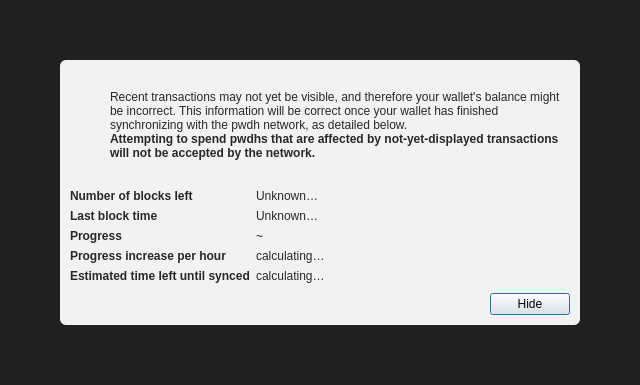
<?xml version="1.0" encoding="UTF-8"?>
<ui version="4.0">
 <class>ModalOverlay</class>
 <widget class="QWidget" name="ModalOverlay">
  <property name="geometry">
   <rect>
    <x>0</x>
    <y>0</y>
    <width>640</width>
    <height>385</height>
   </rect>
  </property>
  <property name="windowTitle">
   <string>Form</string>
  </property>
  <layout class="QVBoxLayout" name="verticalLayout" stretch="0">
   <property name="sizeConstraint">
    <enum>QLayout::SetDefaultConstraint</enum>
   </property>
   <property name="leftMargin">
    <number>0</number>
   </property>
   <property name="topMargin">
    <number>0</number>
   </property>
   <property name="rightMargin">
    <number>0</number>
   </property>
   <property name="bottomMargin">
    <number>0</number>
   </property>
   <item>
    <widget class="QWidget" name="bgWidget" native="true">
     <property name="styleSheet">
      <string notr="true">#bgWidget { background: rgba(0,0,0,220); }</string>
     </property>
     <layout class="QVBoxLayout" name="verticalLayoutMain" stretch="1">
      <property name="leftMargin">
       <number>60</number>
      </property>
      <property name="topMargin">
       <number>60</number>
      </property>
      <property name="rightMargin">
       <number>60</number>
      </property>
      <property name="bottomMargin">
       <number>60</number>
      </property>
      <item>
       <widget class="QWidget" name="contentWidget" native="true">
        <property name="styleSheet">
         <string notr="true">#contentWidget { background: rgba(255,255,255,240); border-radius: 6px; }

QLabel { color: rgb(40,40,40);  }</string>
        </property>
        <layout class="QVBoxLayout" name="verticalLayoutSub" stretch="1,0,0,0">
         <property name="spacing">
          <number>0</number>
         </property>
         <property name="leftMargin">
          <number>10</number>
         </property>
         <property name="topMargin">
          <number>10</number>
         </property>
         <property name="rightMargin">
          <number>10</number>
         </property>
         <property name="bottomMargin">
          <number>10</number>
         </property>
         <item>
          <layout class="QHBoxLayout" name="horizontalLayoutIconText" stretch="0,1">
           <property name="topMargin">
            <number>20</number>
           </property>
           <item>
            <layout class="QVBoxLayout" name="verticalLayoutIcon">
             <property name="leftMargin">
              <number>0</number>
             </property>
             <item>
              <widget class="QPushButton" name="warningIcon">
               <property name="enabled">
                <bool>false</bool>
               </property>
               <property name="text">
                <string/>
               </property>
               <property name="icon">
                <iconset>
                 <normaloff>:/icons/warning</normaloff>
                 <disabledoff>:/icons/warning</disabledoff>:/icons/warning</iconset>
               </property>
               <property name="iconSize">
                <size>
                 <width>48</width>
                 <height>48</height>
                </size>
               </property>
               <property name="flat">
                <bool>true</bool>
               </property>
              </widget>
             </item>
             <item>
              <spacer name="verticalSpacerWarningIcon">
               <property name="orientation">
                <enum>Qt::Vertical</enum>
               </property>
               <property name="sizeHint" stdset="0">
                <size>
                 <width>20</width>
                 <height>40</height>
                </size>
               </property>
              </spacer>
             </item>
            </layout>
           </item>
           <item>
            <layout class="QVBoxLayout" name="verticalLayoutInfoText">
             <property name="leftMargin">
              <number>0</number>
             </property>
             <property name="topMargin">
              <number>0</number>
             </property>
             <item>
              <widget class="QLabel" name="infoText">
               <property name="text">
                <string>Recent transactions may not yet be visible, and therefore your wallet's balance might be incorrect. This information will be correct once your wallet has finished synchronizing with the pwdh network, as detailed below.</string>
               </property>
               <property name="textFormat">
                <enum>Qt::RichText</enum>
               </property>
               <property name="wordWrap">
                <bool>true</bool>
               </property>
              </widget>
             </item>
             <item>
              <widget class="QLabel" name="infoTextStrong">
               <property name="font">
                <font>
                 <weight>75</weight>
                 <bold>true</bold>
                </font>
               </property>
               <property name="text">
                <string>Attempting to spend pwdhs that are affected by not-yet-displayed transactions will not be accepted by the network.</string>
               </property>
               <property name="textFormat">
                <enum>Qt::RichText</enum>
               </property>
               <property name="wordWrap">
                <bool>true</bool>
               </property>
              </widget>
             </item>
             <item>
              <spacer name="verticalSpacerInTextSpace">
               <property name="orientation">
                <enum>Qt::Vertical</enum>
               </property>
               <property name="sizeHint" stdset="0">
                <size>
                 <width>20</width>
                 <height>40</height>
                </size>
               </property>
              </spacer>
             </item>
            </layout>
           </item>
          </layout>
         </item>
         <item>
          <spacer name="verticalSpacerAfterText">
           <property name="orientation">
            <enum>Qt::Vertical</enum>
           </property>
           <property name="sizeHint" stdset="0">
            <size>
             <width>20</width>
             <height>40</height>
            </size>
           </property>
          </spacer>
         </item>
         <item>
          <layout class="QFormLayout" name="formLayout">
           <property name="fieldGrowthPolicy">
            <enum>QFormLayout::FieldsStayAtSizeHint</enum>
           </property>
           <property name="horizontalSpacing">
            <number>6</number>
           </property>
           <property name="verticalSpacing">
            <number>6</number>
           </property>
           <property name="topMargin">
            <number>10</number>
           </property>
           <item row="0" column="0">
            <widget class="QLabel" name="labelNumberOfBlocksLeft">
             <property name="font">
              <font>
               <weight>75</weight>
               <bold>true</bold>
              </font>
             </property>
             <property name="text">
              <string>Number of blocks left</string>
             </property>
            </widget>
           </item>
           <item row="0" column="1">
            <widget class="QLabel" name="numberOfBlocksLeft">
             <property name="text">
              <string>Unknown…</string>
             </property>
            </widget>
           </item>
           <item row="1" column="0">
            <widget class="QLabel" name="labelLastBlockTime">
             <property name="font">
              <font>
               <weight>75</weight>
               <bold>true</bold>
              </font>
             </property>
             <property name="text">
              <string>Last block time</string>
             </property>
            </widget>
           </item>
           <item row="1" column="1">
            <widget class="QLabel" name="newestBlockDate">
             <property name="sizePolicy">
              <sizepolicy hsizetype="Maximum" vsizetype="Preferred">
               <horstretch>0</horstretch>
               <verstretch>0</verstretch>
              </sizepolicy>
             </property>
             <property name="text">
              <string>Unknown…</string>
             </property>
            </widget>
           </item>
           <item row="2" column="0">
            <widget class="QLabel" name="labelSyncDone">
             <property name="font">
              <font>
               <weight>75</weight>
               <bold>true</bold>
              </font>
             </property>
             <property name="text">
              <string>Progress</string>
             </property>
            </widget>
           </item>
           <item row="2" column="1">
            <layout class="QHBoxLayout" name="horizontalLayoutSync" stretch="0,1">
             <item>
              <widget class="QLabel" name="percentageProgress">
               <property name="text">
                <string notr="true">~</string>
               </property>
              </widget>
             </item>
            </layout>
           </item>
           <item row="4" column="0">
            <widget class="QLabel" name="labelProgressIncrease">
             <property name="font">
              <font>
               <weight>75</weight>
               <bold>true</bold>
              </font>
             </property>
             <property name="text">
              <string>Progress increase per hour</string>
             </property>
            </widget>
           </item>
           <item row="4" column="1">
            <widget class="QLabel" name="progressIncreasePerH">
             <property name="text">
              <string>calculating…</string>
             </property>
            </widget>
           </item>
           <item row="5" column="0">
            <widget class="QLabel" name="labelEstimatedTimeLeft">
             <property name="font">
              <font>
               <weight>75</weight>
               <bold>true</bold>
              </font>
             </property>
             <property name="text">
              <string>Estimated time left until synced</string>
             </property>
            </widget>
           </item>
           <item row="5" column="1">
            <widget class="QLabel" name="expectedTimeLeft">
             <property name="text">
              <string>calculating…</string>
             </property>
            </widget>
           </item>
          </layout>
         </item>
         <item>
          <layout class="QHBoxLayout" name="horizontalLayoutButtons">
           <property name="leftMargin">
            <number>10</number>
           </property>
           <property name="topMargin">
            <number>10</number>
           </property>
           <item>
            <spacer name="horizontalSpacer">
             <property name="orientation">
              <enum>Qt::Horizontal</enum>
             </property>
             <property name="sizeHint" stdset="0">
              <size>
               <width>40</width>
               <height>20</height>
              </size>
             </property>
            </spacer>
           </item>
           <item>
            <widget class="QPushButton" name="closeButton">
             <property name="text">
              <string>Hide</string>
             </property>
             <property name="shortcut">
              <string>Esc</string>
             </property>
             <property name="focusPolicy">
              <enum>Qt::StrongFocus</enum>
             </property>
             <property name="default">
              <bool>true</bool>
             </property>
            </widget>
           </item>
          </layout>
         </item>
        </layout>
       </widget>
      </item>
     </layout>
    </widget>
   </item>
  </layout>
 </widget>
 <resources/>
 <connections/>
</ui>
